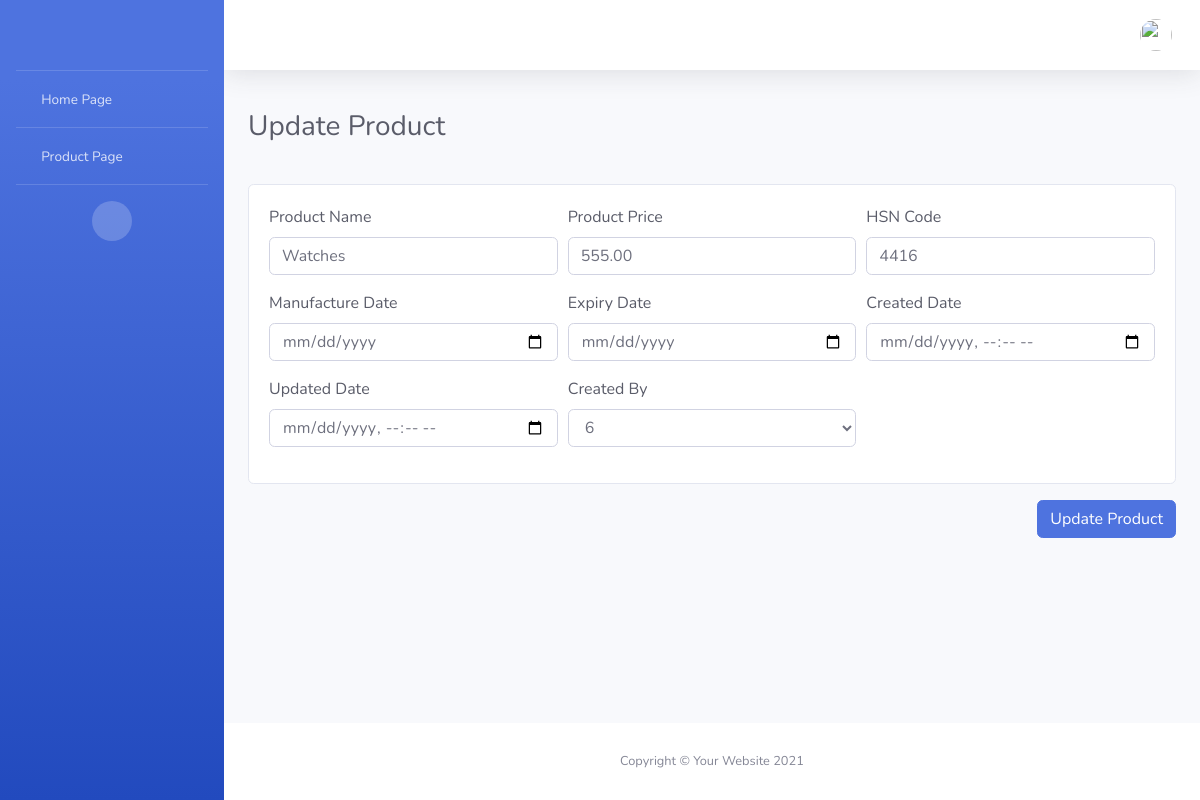
/product_update/8/, run on the app's committed database.
### login/models.py (models this page shows, shortened)
class Products(models.Model):
    product_id = models.AutoField(primary_key=True)
    product_name = models.CharField(max_length=100)
    product_price = models.DecimalField(max_digits=10, decimal_places=2)
    hsn_code = models.CharField(max_length=20)
    manufacture_date = models.DateField()
    expiry_date = models.DateField()
    created_datetime = models.DateTimeField(auto_now_add=True)
    updated_datetime = models.DateTimeField(auto_now_add=True)
    created_by = models.ForeignKey(Register, on_delete=models.CASCADE)

### login/views.py (the view, shortened to what this page needs)
# urls.py: path('product_update/<int:product_id>/', views.product_update, name='product_update'),
def product_update(request,product_id):
    correct = Products.objects.get(product_id=product_id)
    context = {
        'companies':Register.objects.all(),
        'correct':correct
    }
    return render(request, 'products/product_update.html',context)

### login/templates/products/product_update.html (shortened to what this page needs)
{% extends 'web_base.html' %}
{% load static %}
{% block content_page %}
<div class="container-fluid">
    <form method="POST" action="{% url 'product_update' product_id=correct.product_id %}">
        <div class="d-sm-flex align-items-center justify-content-between mb-4">
            <h1 class="h3 my-3 text-gray-800">Update Product</h1>
        </div>
        <div class="row">
            <div class="col-12">
                <div class="card">
                    <div class="card-body">
                        <div class="form-row">
                            <div class="form-group col-lg-4">
                                <label class="text-dark">Product Name</label>
                                <input required type="text" class="form-control" value="{{correct.product_name}}" name="product_name" placeholder="Enter Product Name">
                            </div>
                            <div class="form-group col-lg-4">
                                <label class="text-dark">Product Price</label>
                                <input required type="text" class="form-control" value="{{correct.product_price}}" name="product_price" placeholder="Enter HSN Code">
                            </div>
                            <div class="form-group col-lg-4">
                                <label class="text-dark">HSN Code</label>
                                <input required type="text" class="form-control" value="{{correct.hsn_code}}" name="hsn_code" placeholder="Enter HSN Code">
                            </div>
                        </div>
                        <div class="form-row">
                            <div class="form-group col-lg-4">
                                <label class="text-dark">Manufacture Date</label>
                                <input required type="date" class="form-control" value="{{correct.manufacture_date}}" name="manufacture_date">
                            </div>
                            <div class="form-group col-lg-4">
                                <label class="text-dark">Expiry Date</label>
                                <input required type="date" class="form-control" value="{{correct.expiry_date}}" name="expiry_date">
                            </div>
                            <div class="form-group col-lg-4">
                                <label class="text-dark">Created Date</label>
                                <input required type="datetime-local" class="form-control" value="{{correct.created_datetime}}" name="created_datetime">
                            </div>
                        </div>
                        <div class="form-row">
                            <div class="form-group col-lg-4">
                                <label class="text-dark">Updated Date</label>
                                <input required type="datetime-local" class="form-control" value="{{correct.updated_datetime}}" name="updated_datetime">
                            </div>
                            <div class="form-group col-lg-4">
                                <label class="text-dark">Created By</label>
                                <select name="created_by" class="form-control">
                                    {% for company  in  companies %}
                                        <option value="{{company.user_id}}">{{company.user_id}}</option>
                                    {% endfor %}
                                </select>
                            </div>
                        </div>
                    </div>
                </div>
            </div>
        </div>
        <div class="d-sm-flex align-items-center justify-content-between mb-4">
            <button type="submit" class="btn btn-primary my-3">Update Product</button>
        </div>
    </form>
</div>
{% endblock %}

### data on the page
Products: product_name "Watches", product_price "555.00", hsn_code "4416"

### other printed values
form field created_by "6"
